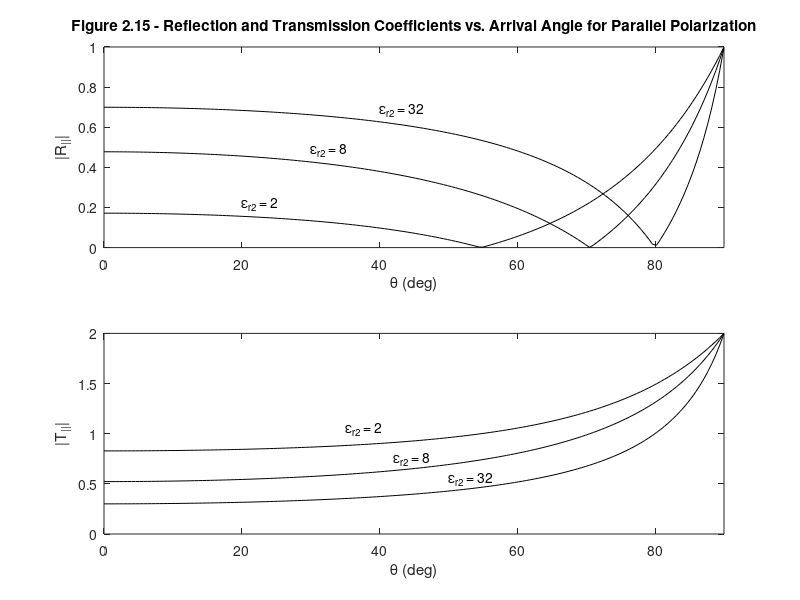

Recreate this plot in MATLAB.
%%%%%%%%%%%%%%%%%%%%%%%%%%%%%%%%%%%%%%%%%%%%%%%%%%%%%%%%%%%%%
%%                                                         %%
%% ******************************************************  %%
%% * Smart Antennas for Wireless Applications w/ Matlab *  %%
%% ******************************************************  %%
%%                                                         %%
%% Chapter 2: Fig. 2.15                                    %%
%%                                                         %%
%% Author: Frank Gross                                     %%
%% McGraw-Hill, 2005                                       %%
%% Date:  11/13/2004                                       %%
%%                                                         %%
%% This code creates Figure 2.15, a plot of the reflection %%
%%     and transmission coefficient for parallel           %%
%%     polarization concerning plane waves incident upon a %%
%%     boundary of dielectric media.                       %%
%%%%%%%%%%%%%%%%%%%%%%%%%%%%%%%%%%%%%%%%%%%%%%%%%%%%%%%%%%%%%

%%----------------- Define Variables: ---------------------%%
% theta - range of angles (rad)                             %
% ang - theta (deg)                                         %
% er - dielectric constant                                  %
% thetat - transmission angle range                         %
% den - denominator of reflection coefficient equation      %
% g - reflection coefficient                                %
% T - transmission coefficient                              %
%%---------------------------------------------------------%%

%%----- Given Values -----%%

theta = 0:.01:pi/2; ang = theta*180/pi;

er = 2;

%%----- Compute transmission angle -----%%

thetat = asin(sqrt(1/er)*sin(theta));

%%----- Compute reflection and transmission coefficient -----%%

den = cos(thetat)+sqrt(er)*cos(theta);
g2 = (cos(thetat)-sqrt(er)*cos(theta))./den;
T2 = (1+g2).*cos(theta)./cos(theta);

%%----- Repeat above for er = 8, 32 -----%%

er = 8;
thetat = asin(sqrt(1/er)*sin(theta));
den = cos(thetat)+sqrt(er)*cos(theta);
g3 = (cos(thetat)-sqrt(er)*cos(theta))./den;
T3 = (1+g3).*cos(theta)./cos(theta);

er = 32;
thetat = asin(sqrt(1/er)*sin(theta));

den = cos(thetat)+sqrt(er)*cos(theta);
g4 = (cos(thetat)-sqrt(er)*cos(theta))./den;
T4 = (1+g4).*cos(theta)./cos(theta);

%%----- Plot Results -----%%

figure(1), subplot(211), plot(ang,abs(g2),'k',ang,abs(g3),'k',ang,abs(g4),'k')
xlabel('\theta (deg)'), ylabel('|R_|_||')
title('\bfFigure 2.15 - Reflection and Transmission Coefficients vs. Arrival Angle for Parallel Polarization')
text(20,.22,'\epsilon_r_2 = 2');text(30,.49,'\epsilon_r_2 = 8');text(40,.69,'\epsilon_r_2 = 32')
axis([0 90 0 1])

figure(1), subplot(212), plot(ang,abs(T2),'k',ang,abs(T3),'k',ang,abs(T4),'k')
xlabel('\theta (deg)'), ylabel('|T_|_||')
text(35,1.05,'\epsilon_r_2 = 2');text(42,.75,'\epsilon_r_2 = 8');text(50,.55,'\epsilon_r_2 = 32')
axis([0 90 0 2])
